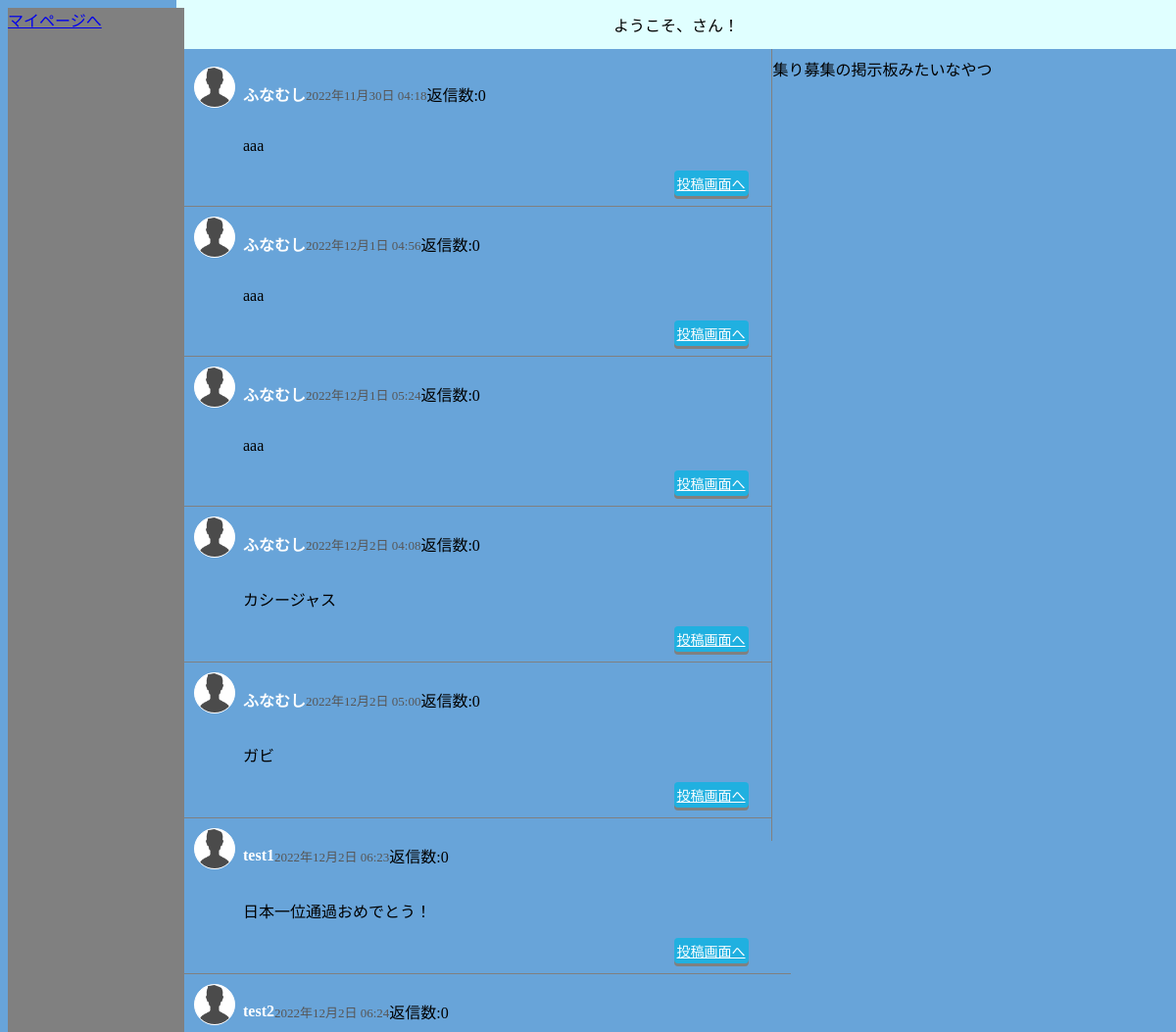
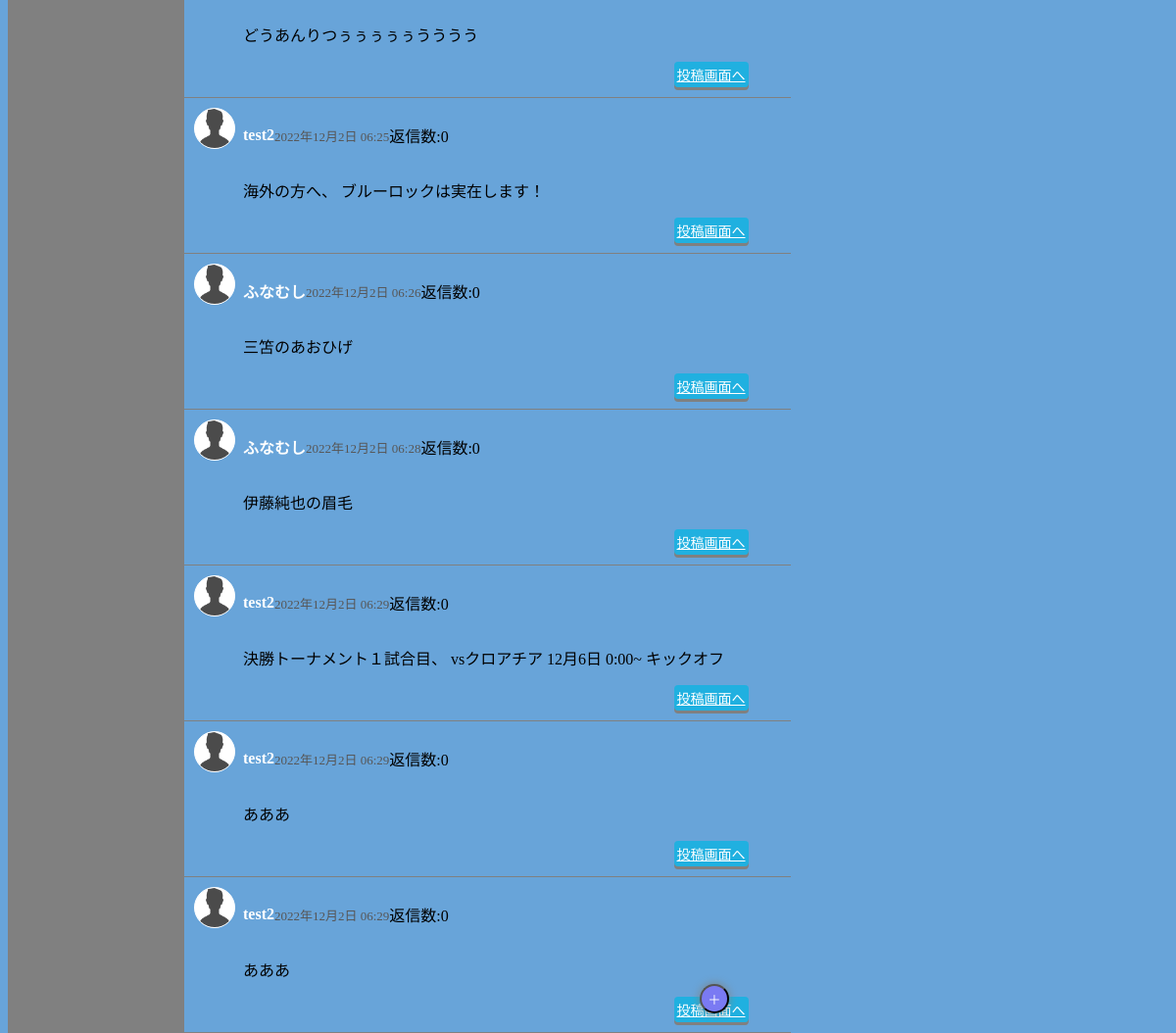
Page /home.php on the earlier database version (2 pictures, top to bottom).
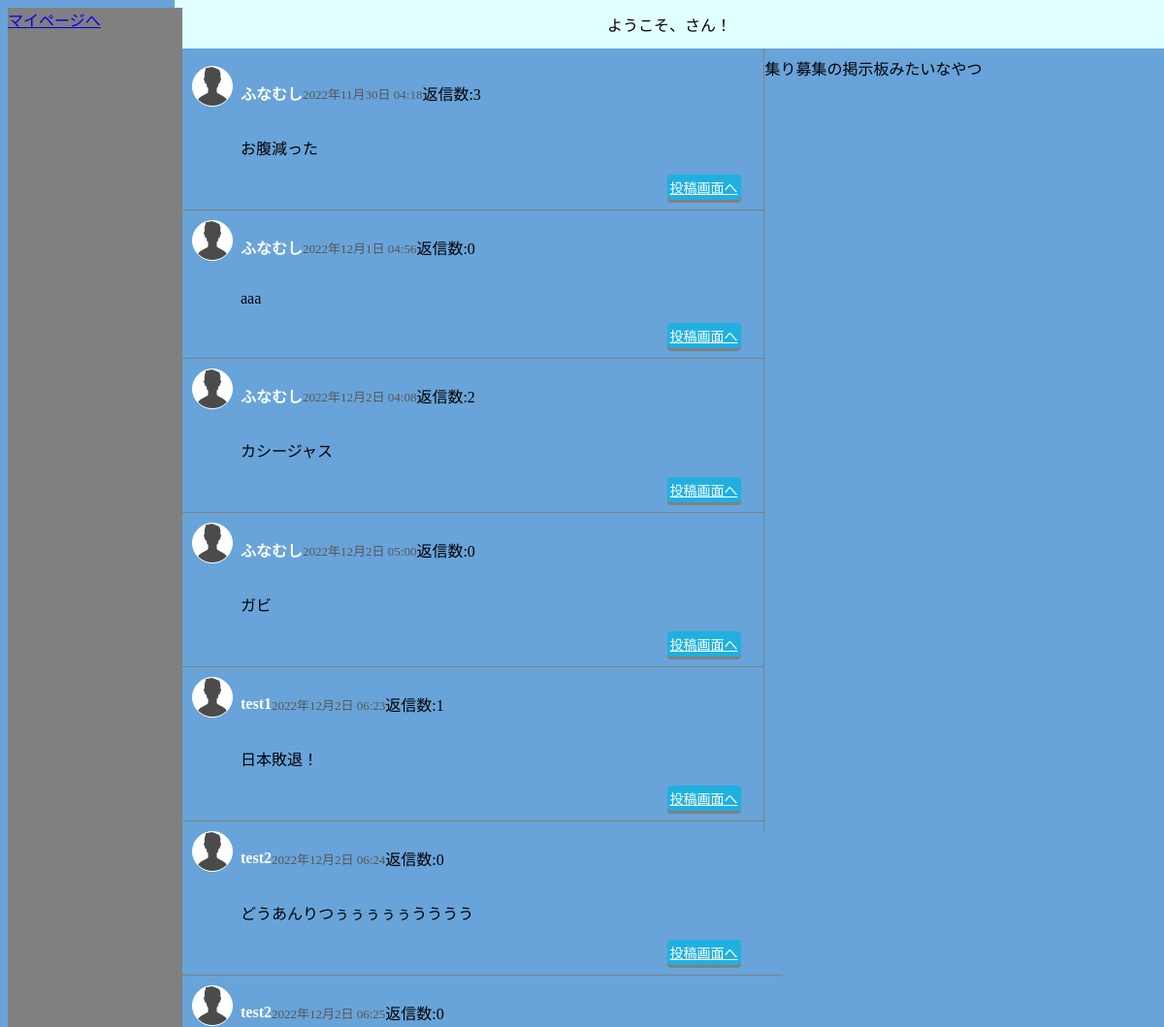
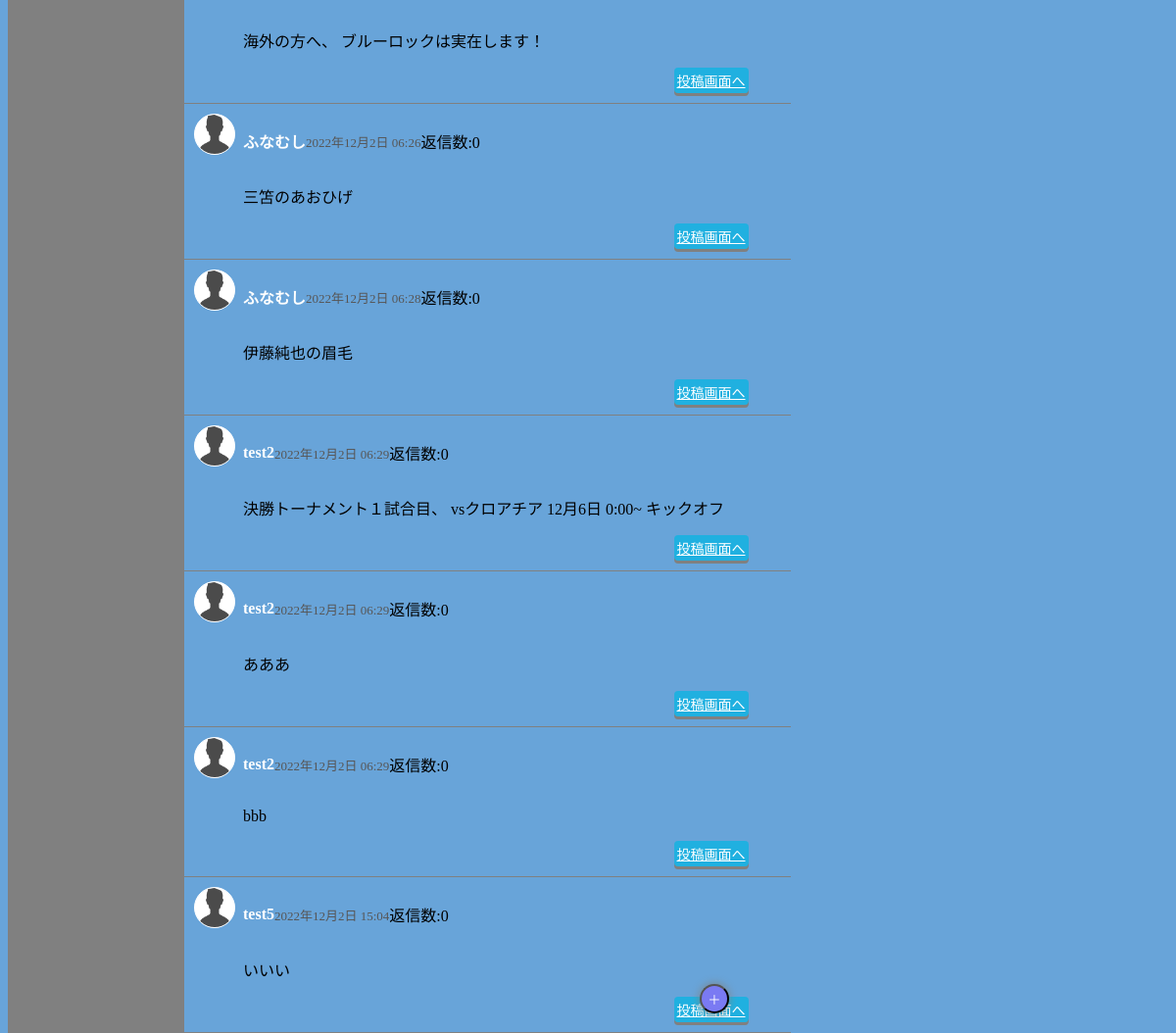
Same page on the later database version (2 pictures, top to bottom).
### tables this page shows
CREATE TABLE `tweet_table` (
  `id` int(11) NOT NULL,
  `text` varchar(128) NOT NULL,
  `user_id` int(11) NOT NULL,
  `username` varchar(128) NOT NULL,
  `created_at` datetime NOT NULL,
  `updated_at` datetime NOT NULL
);

### home.php (the view, shortened to what this page needs)
<?php
if(isset($_SESSION)){
$welcome = "ようこそ、".$_SESSION['username']."さん！";
}else{
header('Location:./login.php');
exit();
}
require_once('./config.php');
$sql = 'SELECT id, text, user_id, username, created_at FROM tweet_table ORDER BY created_at ASC';
$stmt = $pdo->prepare($sql);
$stmt->execute();
$row = $stmt->fetchAll(PDO::FETCH_ASSOC);
$htmlElements = '';
foreach ($row as $v) {
  $sqlReply = 'SELECT * FROM reply_table WHERE tweet_id=:id';
  $stmtReply = $pdo->prepare($sqlReply);
  $stmtReply->bindValue(':id', $v['id'], PDO::PARAM_INT);
  $stmtReply->execute();
  $reply = $stmtReply->fetchAll(PDO::FETCH_ASSOC);
  $replyCount = count($reply);
  $date = date('Y年n月j日 H:i', strtotime($v['created_at']));
  $htmlElements .= "
      <div class='item'>
        <img src='./img/人物アイコン.png' alt='画像'>
        <div class='sentence'>
          <div class='who'>
            <p class='username'>{$v['username']}</p>
            <p class='tweetTime'>{$date}</p>
            <p>返信数:{$replyCount}</p>
          </div>
          <p>{$v['text']}</p>
          <a href='./reply.php?id={$v['id']}'>投稿画面へ</a>
        </div>
      </div>
        ";
}
?>
<!DOCTYPE html>
<html lang="ja">
<head>
  <link rel="stylesheet" href="https://cdn.jsdelivr.net/npm/destyle.css@1.0.15/destyle.css" />
  <link rel="stylesheet" href="./css/home.css">
</head>
<body>
  <div id="home">
    <header>
      <?= $welcome ?>
    </header>
    <div class="homeDisplay">
      <div id="sideBar">
        <a href="./myPage.php">マイページへ</a>
      </div>
      <div id="display">
          <?= $htmlElements ?>
      </div>
      <div id="bbs">
        集り募集の掲示板みたいなやつ
      </div>
    </div>
  </div>
  <div id="formBtn">
    <button>＋</button>
  </div>
</body>
</html>

Differences in the rows shown:
removed tweet_table: username "ふなむし", created_at "2022年12月1日 05:24", replyCount "0", text "aaa"
changed tweet_table: replyCount "0" → "3"; text "aaa" → "お腹減った"
computed for tweet_table "カシージャス": replyCount "0" → "2"
changed tweet_table "test1": replyCount "0" → "1"; text "日本一位通過おめでとう！" → "日本敗退！"
changed tweet_table: text "あああ" → "bbb"
added tweet_table: username "test5", created_at "2022年12月2日 15:04", replyCount "0", text "いいい"
